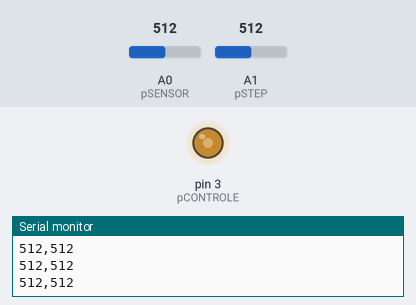
Bench run of a sketch on a simulated Arduino Uno, built with avr-gcc and run on an emulated ATmega328P. On the bench: output pins drawn as LEDs (lit = HIGH), the last lines printed to the serial monitor. The test bench sets the inputs (shaded band); at power-on: A0 (pSENSOR) = 512, A1 (pSTEP) = 512.

Above: at 6.2 s.
6.3 s: A0 (pSENSOR) set to 716
At 7.3 s:
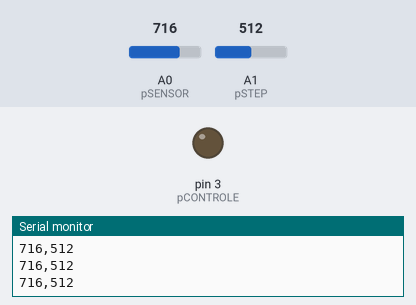
8.5 s: A0 (pSENSOR) set to 306
At 11.4 s:
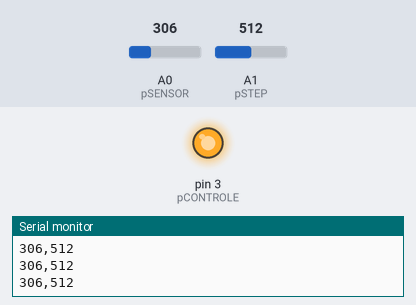
11.5 s: A1 (pSTEP) set to 11
13.0 s: A1 (pSTEP) set to 8
14.5 s: A0 (pSENSOR) set to 1023
At 15.72 s:
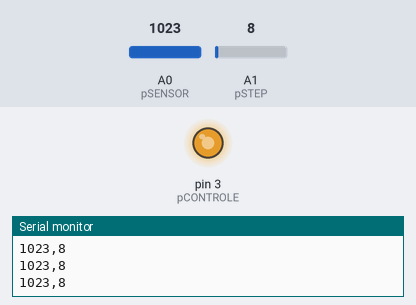
Timing chart, 0 to 17.7 s (numbered marks = the images above; inputs shaded):
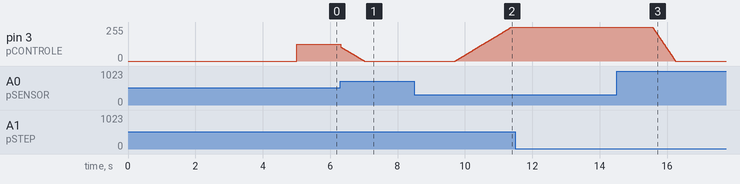

Measured:
- after the input at 6.3 s, pin 3 (pCONTROLE): moves from 127/255 to 0/255 over 0.70 s, starting at once
- after the input at 8.5 s, pin 3 (pCONTROLE): moves from 0/255 to 255/255 over 1.7 s, starting after 1.2 s
- after the input at 14.5 s, pin 3 (pCONTROLE): moves from 255/255 to 0/255 over 0.68 s, starting after 1.1 s

The sketch:

Controlador_PI_BY_LINCOMAR.ino
```cpp
/// PROJETO DE UM CONTROLADOR PI BASICO  - LINCOMAR - UFU

/// ENTRADAS PARA O PARAÍSO <3
#define pSENSOR  A0
#define pSTEP    A1
#define pCONTROLE 3

/// VALORES DE TEMPO

float deltaTime,
      lastTime;

/// VALORES QUE QUEREMOS VER
int    cap= 0,
       tep= 0;
double Vcap=0;

/// CONTROLE P OU PROPORCIONAL
double error = 0;

double kp=0.4,
       ki=3.0;

double P = 0.0,
       I = 0.0;

double pid = 0;

double pwm = 0;

int controlePwm = 0;


/// VALOR QUE DESEJAMOS OU SETPOINT
double setPoint = 512;


void setup(){
  Serial.begin(9600);

/// DEFINE ENTRADAS E SAÍDAS PARA O NOSSO CORAÇÃO
  pinMode(pSENSOR,    INPUT);
  pinMode(pSTEP,      INPUT);
  pinMode(pCONTROLE, OUTPUT);

/// INICIA O PWM EM ZERO QUE É O CONTROLE DE UMA RESPOSTA AO IMPULSO QUE ESTAMOS FAZENDO LOGO COMEÇA EM ZERO
  analogWrite(pCONTROLE,0);

/// ATÉ HOJE NÃO SEI O QUE É ESSA LINHA DE CODIGO
  Serial.begin(9600);

/// DELAY IGUAL O QUE A GENTE TEM NA HORA DA PROVA
  delay(5000);

/// INICIA O RELOGIO
  lastTime = millis();
}

void loop(){
/// O QUE SERA MOSTRADO NO GRAFICO
  cap = analogRead(pSENSOR);
  tep = analogRead(pSTEP);
  Serial.print(cap);
  Serial.print(",");
  Serial.println(tep);

/// LEITURA USADA PARA O PID
  Vcap = analogRead(pSENSOR);

/// REALIMENTAÇAO HAHAHAHA
  error  = setPoint - Vcap;

/// CONTROLE PROPORCIONAL
  P = error*kp;

/// CONTROLE INTEGRAL
  deltaTime = (millis() - lastTime) / 1000.0;
  lastTime = millis();
  I = I + (error * ki) * deltaTime;

/// SOMA DE TUDO QUANDO ELA EXISTIR
  pid = map(P+I, 0, 1024, 0, 255);

/// CONTROLE PWM

  pwm = pid + map(setPoint, 0, 1024, 0, 255);

/// CORREÇÕES PWM
  if(pwm>255){
    pwm = 255;
  }
  if(pwm<0){
    pwm = 0;
  }

  controlePwm = (pwm);
  analogWrite(pCONTROLE, controlePwm);
}
```
